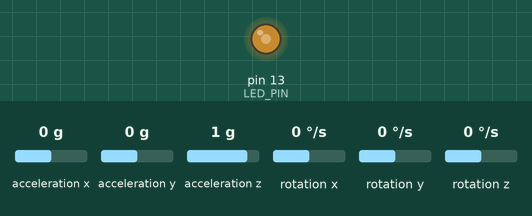
Simulated run of this sketch. Board: Arduino Uno, built with avr-gcc and run on an emulated ATmega328P. On the bench: output pins drawn as LEDs (lit = HIGH). Inputs (shaded band) come from the test bench; at power-on: acceleration x 0 g, acceleration y 0 g, acceleration z 1 g, rotation x 0 °/s, rotation y 0 °/s, rotation z 0 °/s. What the sketch prints to the serial monitor is not drawn.

Above: at 1.2 s.
1.3 s: acceleration x set to -0.3 g
4.3 s: acceleration y set to -1.4 g
7.3 s: acceleration x set to 0 g
10.3 s: acceleration y set to -1 g
13.3 s: acceleration x set to -1 g
16.3 s: acceleration x set to -1.3 g
Timing chart, 0 to 20.3 s (numbered marks = the images above; inputs shaded):
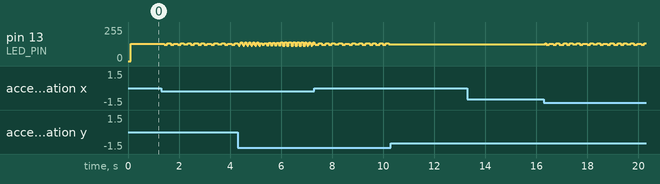

Measured:
- after the input at 1.3 s, pin 13 (LED_PIN): 129/255 → 121/255 after 0.13 s, → 134/255 0.12 s later, → 121/255 0.12 s later, → 130/255 0.12 s later, … (22 changes in this stretch)
- after the input at 10.3 s, pin 13 (LED_PIN): stops changing and stays 126/255

The sketch:

readingMPU6050.ino
```cpp
// I2C device class (I2Cdev) demonstration Arduino sketch for MPU6050 class
// 10/7/2011 by Jeff Rowberg <jeff@rowberg.net>
// Updates should (hopefully) always be available at https://github.com/jrowberg/i2cdevlib
//
// Changelog:
//      2013-05-08 - added multiple output formats
//                 - added seamless Fastwire support
//      2011-10-07 - initial release

/* ============================================
I2Cdev device library code is placed under the MIT license
Copyright (c) 2011 Jeff Rowberg

Permission is hereby granted, free of charge, to any person obtaining a copy
of this software and associated documentation files (the "Software"), to deal
in the Software without restriction, including without limitation the rights
to use, copy, modify, merge, publish, distribute, sublicense, and/or sell
copies of the Software, and to permit persons to whom the Software is
furnished to do so, subject to the following conditions:

The above copyright notice and this permission notice shall be included in
all copies or substantial portions of the Software.

THE SOFTWARE IS PROVIDED "AS IS", WITHOUT WARRANTY OF ANY KIND, EXPRESS OR
IMPLIED, INCLUDING BUT NOT LIMITED TO THE WARRANTIES OF MERCHANTABILITY,
FITNESS FOR A PARTICULAR PURPOSE AND NONINFRINGEMENT. IN NO EVENT SHALL THE
AUTHORS OR COPYRIGHT HOLDERS BE LIABLE FOR ANY CLAIM, DAMAGES OR OTHER
LIABILITY, WHETHER IN AN ACTION OF CONTRACT, TORT OR OTHERWISE, ARISING FROM,
OUT OF OR IN CONNECTION WITH THE SOFTWARE OR THE USE OR OTHER DEALINGS IN
THE SOFTWARE.
===============================================
*/

// I2Cdev and MPU6050 must be installed as libraries, or else the .cpp/.h files
// for both classes must be in the include path of your project
#include "I2Cdev.h"
#include "MPU6050.h"

// Arduino Wire library is required if I2Cdev I2CDEV_ARDUINO_WIRE implementation
// is used in I2Cdev.h
#if I2CDEV_IMPLEMENTATION == I2CDEV_ARDUINO_WIRE
    #include "Wire.h"
#endif

// class default I2C address is 0x68
// specific I2C addresses may be passed as a parameter here
// AD0 low = 0x68 (default for InvenSense evaluation board)
// AD0 high = 0x69
MPU6050 accelgyro;
//MPU6050 accelgyro(0x69); // <-- use for AD0 high

int16_t ax, ay, az;
int16_t gx, gy, gz;


// uncomment "OUTPUT_READABLE_ACCELGYRO" if you want to see a tab-separated
// list of the accel X/Y/Z and then gyro X/Y/Z values in decimal. Easy to read,
// not so easy to parse, and slow(er) over UART.
#define OUTPUT_READABLE_ACCELGYRO

// uncomment "OUTPUT_BINARY_ACCELGYRO" to send all 6 axes of data as 16-bit
// binary, one right after the other. This is very fast (as fast as possible
// without compression or data loss), and easy to parse, but impossible to read
// for a human.
//#define OUTPUT_BINARY_ACCELGYRO


#define LED_PIN 13
bool blinkState = false;

void setup() {
    // join I2C bus (I2Cdev library doesn't do this automatically)
    #if I2CDEV_IMPLEMENTATION == I2CDEV_ARDUINO_WIRE
        Wire.begin();
    #elif I2CDEV_IMPLEMENTATION == I2CDEV_BUILTIN_FASTWIRE
        Fastwire::setup(400, true);
    #endif

    // initialize serial communication
    // (38400 chosen because it works as well at 8MHz as it does at 16MHz, but
    // it's really up to you depending on your project)
    Serial.begin(38400);

    // initialize device
    Serial.println("Initializing I2C devices...");
    accelgyro.initialize();

    // verify connection
    Serial.println("Testing device connections...");
    Serial.println(accelgyro.testConnection() ? "MPU6050 connection successful" : "MPU6050 connection failed");

    // use the code below to change accel/gyro offset values
    /*
    Serial.println("Updating internal sensor offsets...");
    // -76	-2359	1688	0	0	0
    Serial.print(accelgyro.getXAccelOffset()); Serial.print("\t"); // -76
    Serial.print(accelgyro.getYAccelOffset()); Serial.print("\t"); // -2359
    Serial.print(accelgyro.getZAccelOffset()); Serial.print("\t"); // 1688
    Serial.print(accelgyro.getXGyroOffset()); Serial.print("\t"); // 0
    Serial.print(accelgyro.getYGyroOffset()); Serial.print("\t"); // 0
    Serial.print(accelgyro.getZGyroOffset()); Serial.print("\t"); // 0
    Serial.print("\n");
    accelgyro.setXGyroOffset(220);
    accelgyro.setYGyroOffset(76);
    accelgyro.setZGyroOffset(-85);
    Serial.print(accelgyro.getXAccelOffset()); Serial.print("\t"); // -76
    Serial.print(accelgyro.getYAccelOffset()); Serial.print("\t"); // -2359
    Serial.print(accelgyro.getZAccelOffset()); Serial.print("\t"); // 1688
    Serial.print(accelgyro.getXGyroOffset()); Serial.print("\t"); // 0
    Serial.print(accelgyro.getYGyroOffset()); Serial.print("\t"); // 0
    Serial.print(accelgyro.getZGyroOffset()); Serial.print("\t"); // 0
    Serial.print("\n");
    */

    // configure Arduino LED for
    pinMode(LED_PIN, OUTPUT);
}

void loop() {
    // read raw accel/gyro measurements from device
    //accelgyro.getMotion6(&ax, &ay, &az, &gx, &gy, &gz);

    // these methods (and a few others) are also available
    accelgyro.getAcceleration(&ax, &ay, &az);
    //accelgyro.getRotation(&gx, &gy, &gz);

int valy = map(ay, -17000, 17000, 0, 180);
int valx = map(ax, -17000, 17000, 180, 0);
int valx2 = map (ax, -17000, 17000, 0, 180);

    #ifdef OUTPUT_READABLE_ACCELGYRO
        // display tab-separated accel/gyro x/y/z values
        Serial.print("base, vert, FR:\t");
        Serial.print(valy); Serial.print("\t");
        Serial.print(valx); Serial.print("\t");
        Serial.println(valx2);
        //Serial.print(gx); Serial.print("\t");
        //Serial.print(gy); Serial.print("\t");
        //Serial.println(gz);
    #endif

    #ifdef OUTPUT_BINARY_ACCELGYRO
        Serial.write((uint8_t)(ax >> 8)); Serial.write((uint8_t)(ax & 0xFF));
        Serial.write((uint8_t)(ay >> 8)); Serial.write((uint8_t)(ay & 0xFF));
        Serial.write((uint8_t)(az >> 8)); Serial.write((uint8_t)(az & 0xFF));
        Serial.write((uint8_t)(gx >> 8)); Serial.write((uint8_t)(gx & 0xFF));
        Serial.write((uint8_t)(gy >> 8)); Serial.write((uint8_t)(gy & 0xFF));
        Serial.write((uint8_t)(gz >> 8)); Serial.write((uint8_t)(gz & 0xFF));
    #endif

    // blink LED to indicate activity
    blinkState = !blinkState;
    digitalWrite(LED_PIN, blinkState);
}
```
